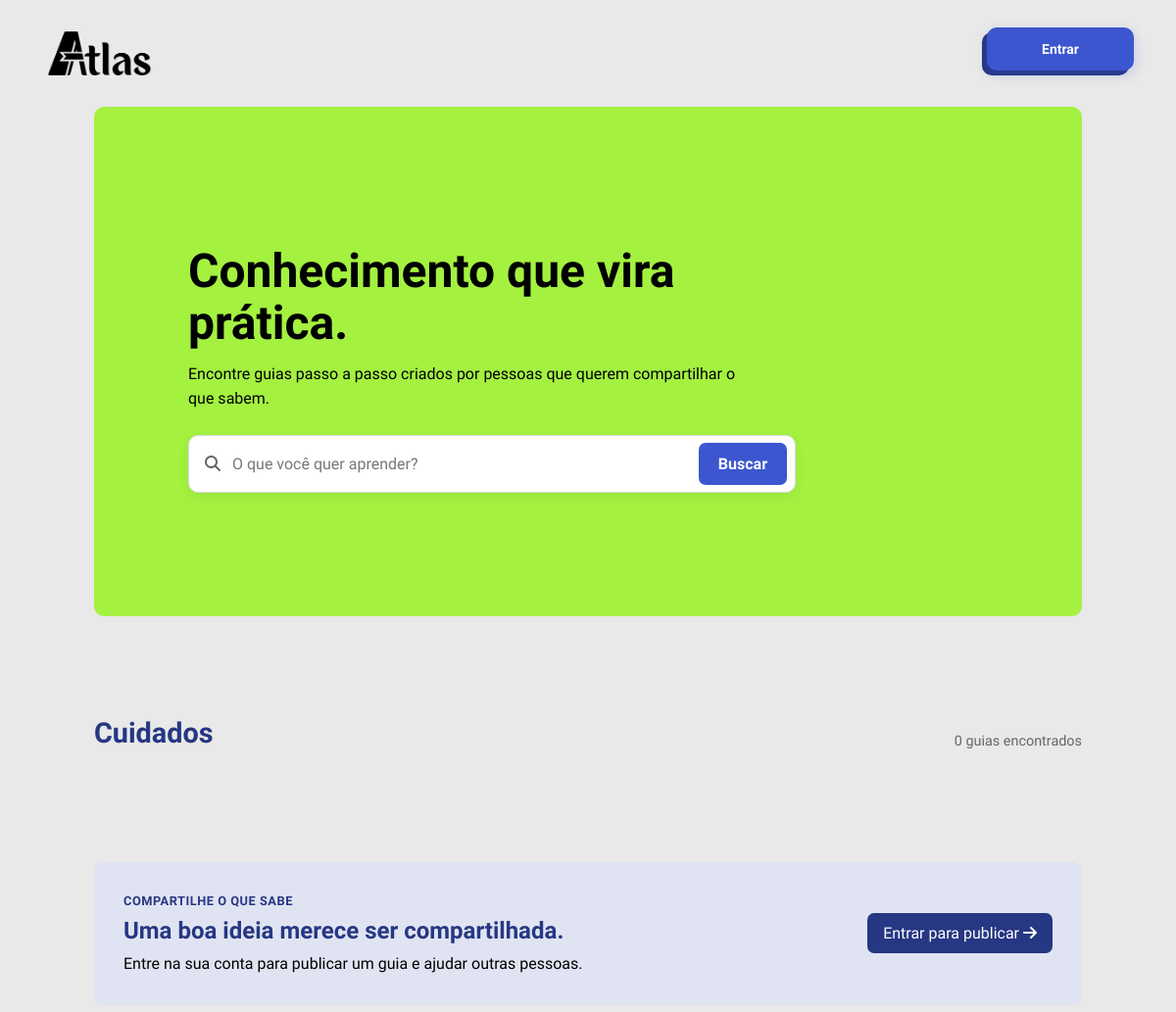
The app's page /guias_Cuidados.php (upper part), older data.
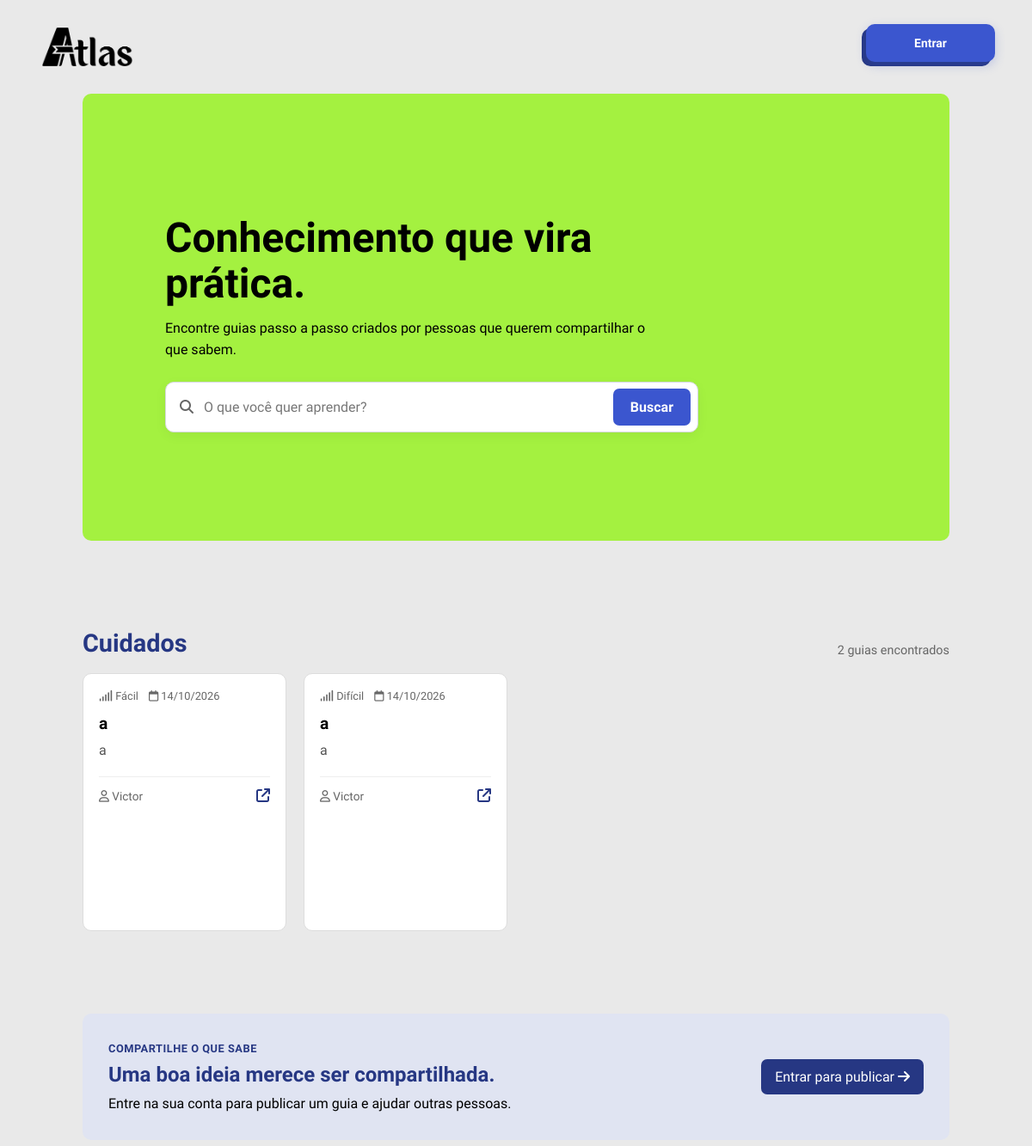
The same page, newer data.
### tables this page shows
CREATE TABLE `guia` (
  `id_guia` int(11) NOT NULL,
  `id_usuario` int(11) NOT NULL,
  `titulo` varchar(200) NOT NULL,
  `descricao` text NOT NULL,
  `categoria` enum('Culinária','Casa','Limpeza','Finanças','Trabalho','Educação','Saúde','Automóveis','Transporte','Tecnologia','Jardinagem','Moda','Cuidados','Manutenção','Compras') NOT NULL,
  `dificuldade` enum('Fácil','Médio','Difícil') NOT NULL,
  `capa` blob NOT NULL,
  `foto` blob NOT NULL,
  `video` mediumblob NOT NULL,
  `data_criacao` datetime NOT NULL DEFAULT current_timestamp(),
  `data_atualizacao` datetime DEFAULT NULL
);

CREATE TABLE `usuario` (
  `id_usuario` int(11) NOT NULL,
  `foto` blob DEFAULT NULL,
  `nome` varchar(100) NOT NULL,
  `email` varchar(150) NOT NULL,
  `senha` varchar(255) NOT NULL,
  `preferencia` enum('Culinária','Casa','Limpeza','Finanças','Trabalho','Educação','Saúde','Automóveis','Transporte','Tecnologia','Jardinagem','Moda','Cuidados','Manutenção','Compras') NOT NULL,
  `nivel` enum('1','2','3','') NOT NULL DEFAULT '3',
  `estado` enum('ativo','inativo','','') NOT NULL DEFAULT 'ativo',
  `data_criacao` datetime NOT NULL DEFAULT current_timestamp()
);

### guias_Cuidados.php (the view, shortened to what the changed rows need)
<?php
require_once __DIR__ . '/conexao.php';
$busca = $_GET['busca'] ?? '';
$pagina = max(1, (int)($_GET['pagina'] ?? 1));
$porPagina = 9;
$inicio = ($pagina - 1) * $porPagina;
if (isset($_POST['busca'])) {
    $sql = "SELECT COUNT(*) AS total FROM guia
        WHERE titulo LIKE '%$busca%' OR descricao LIKE '%$busca%'";
    $resultadoTotal = $conn->query($sql);
    $total = mysqli_fetch_assoc($resultadoTotal)['total'];
} else {
    $sql = "SELECT COUNT(*) AS total FROM guia
        WHERE categoria = 'Cuidados'";
    $resultadoTotal = $conn->query($sql);
    $total = mysqli_fetch_assoc($resultadoTotal)['total'];
}
if (isset($_POST['busca'])) {
    $sql = "SELECT g.id_guia, g.titulo, g.descricao, g.categoria, g.dificuldade,
               g.data_criacao, u.nome AS autor
        FROM guia g
        LEFT JOIN usuario u ON u.id_usuario = g.id_usuario
        WHERE g.titulo LIKE '%$busca%' OR g.descricao LIKE '%$busca%'
        ORDER BY g.data_criacao DESC
        LIMIT $porPagina OFFSET $inicio";
    $resultado = $conn->query($sql);
} else {
    $sql = "SELECT g.id_guia, g.titulo, g.descricao, g.categoria, g.dificuldade,
               g.data_criacao, u.nome AS autor
        FROM guia g
        LEFT JOIN usuario u ON u.id_usuario = g.id_usuario
        WHERE g.categoria = 'Cuidados'
        ORDER BY g.data_criacao DESC
        LIMIT $porPagina OFFSET $inicio";
    $resultado = $conn->query($sql);
}
function h($valor): string
{
    return htmlspecialchars((string)$valor, ENT_QUOTES, 'UTF-8');
}
?>
<!DOCTYPE html>
<html lang="pt-br">
<head>
    <link rel="stylesheet" href="https://cdnjs.cloudflare.com/ajax/libs/font-awesome/6.4.0/css/all.min.css">
    <link rel="stylesheet" href="css/guias.css">
</head>
<body>
    <main class="pagina-guias">
        <section class="hero-guias">
            <div class="hero-conteudo">
                <h1>Conhecimento que vira prática.</h1>
            </div>
        </section>
        <section class="resultados-guias">
            <div class="titulo-secao titulo-resultados">
                <div>
                    <h2>Cuidados</h2>
                </div>
                <span class="contador-guias"><?= $total ?> <?= $total === 1 ? 'guia encontrado' : 'guias encontrados' ?></span>
            </div>
            <?php if ($total === 0): ?>
                <div class="estado-vazio">
                    <i class="fa-regular fa-folder-open"></i>
                    <h3>Nenhum guia encontrado</h3>
                    <p>Tente buscar por outro termo.</p>
                    <a href="guias.php">Limpar filtros</a>
                </div>
            <?php else: ?>
                <div class="grade-guias">
                    <?php while ($guia = $resultado->fetch_assoc()): ?>
                        <a class="cartao-guia" href="guia.php?id=<?= (int)$guia['id_guia'] ?>">
                            <div class="conteudo-cartao">
                                <div class="metadados-cartao">
                                    <span><i class="fa-solid fa-signal"></i> <?= h($guia['dificuldade']) ?></span>
                                    <span><i class="fa-regular fa-calendar"></i> <?= h(date('d/m/Y', strtotime($guia['data_criacao']))) ?></span>
                                </div>
                                <h3><?= h($guia['titulo']) ?></h3>
                                <p><?= h(mb_strimwidth(trim($guia['descricao']), 0, 118, '…', 'UTF-8')) ?></p>
                                <div class="rodape-cartao">
                                    <span class="autor-guia"><i class="fa-regular fa-user"></i> <?= h($guia['autor'] ?: 'Comunidade ATLAS') ?></span>
                                    <span class="abrir-guia" aria-label="Abrir guia"><i class="fa-solid fa-arrow-up-right-from-square"></i></span>
                                </div>
                            </div>
                        </a>
                    <?php endwhile; ?>
                </div>
            <?php endif; ?>
        </section>
        <?php if (!isset($_SESSION['id'])): ?>
            <section class="convite-criar">
                <div><span class="sobretitulo">COMPARTILHE O QUE SABE</span>
                    <h2>Uma boa ideia merece ser compartilhada.</h2>
                </div>
            </section>
        <?php endif; ?>
    </main>
</body>
</html>

Row changes from the older to the newer data that the page shows:
added guia: dificuldade "Fácil", data_criacao "14/10/2026", titulo "a", descricao "a", id_usuario.nome "Victor"
added guia: dificuldade "Difícil", data_criacao "14/10/2026", titulo "a", descricao "a", id_usuario.nome "Victor"
Text that changed along with them:
$total: "0" → "2"
